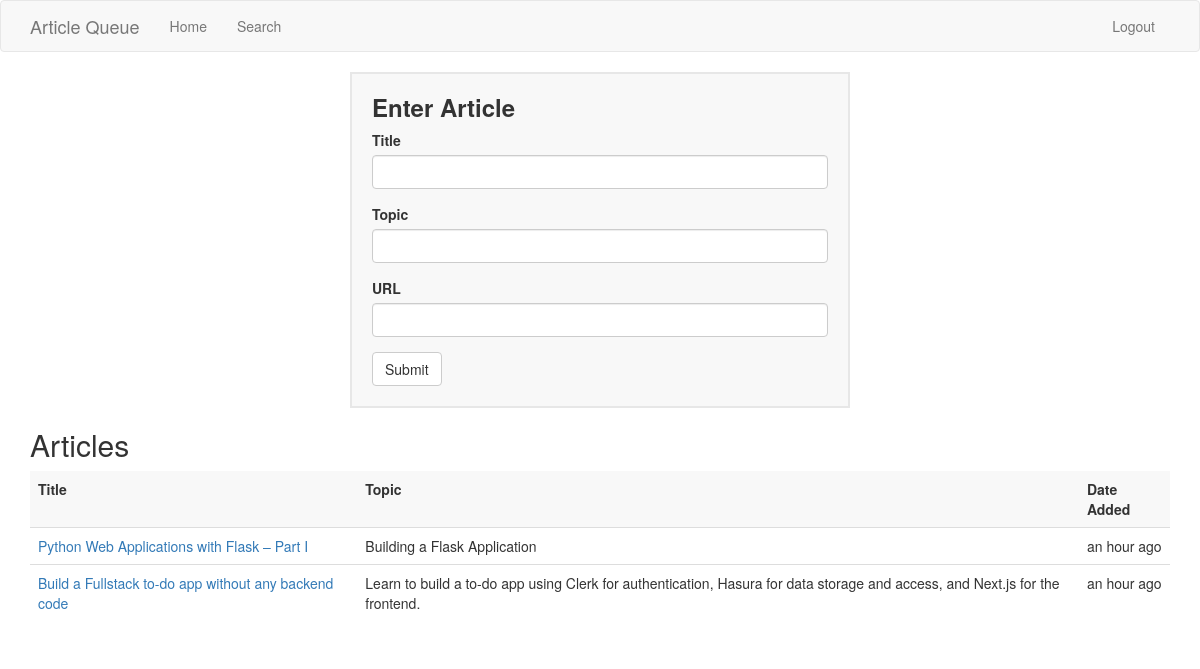
The app's page /index (signed in) with its own data.
### app/models.py (models this page shows, shortened)
class Article(db.Model):
    id = db.Column(db.Integer, primary_key=True)
    title = db.Column(db.String(120), index=True)
    topic = db.Column(db.String(140), index=True)
    url = db.Column(db.String(120))
    timestamp = db.Column(db.DateTime, index=True, default=datetime.utcnow)
    has_read = db.Column(db.Boolean, default=False)
    user_id = db.Column(db.Integer, db.ForeignKey('user.id'))

### app/routes.py (the view)
@app.route('/', methods=['GET', 'POST'])
@app.route('/index', methods=['GET', 'POST'])
@login_required
def index():
    form = ArticleForm()
    if form.validate_on_submit():
      article = Article(title=form.title.data, topic=form.topic.data, url=form.url.data, author=current_user)
      db.session.add(article)
      db.session.commit()
      flash('You added a new article')
      return redirect(url_for('index'))
    articles = current_user.articles
    return  render_template('index.html', form=form, articles=articles)

### app/forms.py
class ArticleForm(FlaskForm):
    title = StringField('Title', validators=[DataRequired()])
    topic = StringField('Topic', validators=[DataRequired()])
    url = StringField('URL', validators=[DataRequired(), URL()])
    submit = SubmitField('Submit')

### app/models.py (called while the page is built)
@login.user_loader
def load_user(id):
    return User.query.get(int(id))

### app/templates/index.html (shortened to what this page needs)
{% extends "base.html" %} {% import 'bootstrap/wtf.html' as wtf %} {% block
page_content %}
<div>
  <div
    style="
      width: 500px;
      background-color: #f8f8f8;
      border: #e7e7e7 2px solid;
      margin: auto;
    "
  >
    <div style="margin: 20px">
      <h3 style="font-weight:600;">Enter Article</h5>
      {{ wtf.quick_form(form) }}
    </div>
  </div>
  <div style="margin-top: 20px;">
    <h2>Articles</h2>
    <table class="table">
      <thead style="font-weight:bold; background-color: #f8f8f8;">
        <tr>
          <td>Title</td>
          <td>Topic</td>
          <td>Date Added</td>
        </tr>
      </thead>
      <tbody>
        {% for article in articles %}
        <tr>
          <td>
            <a href="{{ article.url }}" target="_blank">{{ article.title }}</a>
          </td>
          <td>{{ article.topic }}</td>
          <td>{{ moment(article.timestamp).fromNow() }}</td>
        </tr>
        {% endfor %}
      </tbody>
    </table>
  </div>
  {% endblock %}

### app/templates/base.html (shortened to what this page needs)
{% extends 'bootstrap/base.html' %}
    {% block navbar %}
    <nav class="navbar navbar-default">
      <div class="container">
        <div class="navbar-header">
          <a class="navbar-brand" href="{{ url_for('index') }}"
            >Article Queue</a
          >
        </div>
        <div class="collapse navbar-collapse" id="bs-example-navbar-collapse-1">
          <ul class="nav navbar-nav">
            <li><a href="{{ url_for('index') }}">Home</a></li>
            <li><a>Search</a></li>
          </ul>
          <ul class="nav navbar-nav navbar-right">
            {% if current_user.is_anonymous %}
            <li><a href="{{ url_for('login') }}">Login</a></li>
            {% else %}
            <li><a href="{{ url_for('logout') }}">Logout</a></li>
            {% endif %}
          </ul>
        </div>
      </div>
    </nav>
    {% endblock %} {% block content %}
    <div class="container">
       {% block page_content %}{% endblock %}
    </div>
    {% endblock %}

### records on screen
Article: title "Python Web Applications with Flask – Part I", topic "Building a Flask Application", timestamp "an hour ago"
Article: title "Build a Fullstack to-do app without any backend code", topic "Learn to build a to-do app using Clerk for authentication, Hasura for data storage and access, and Next.js for the frontend.", timestamp "an hour ago"
